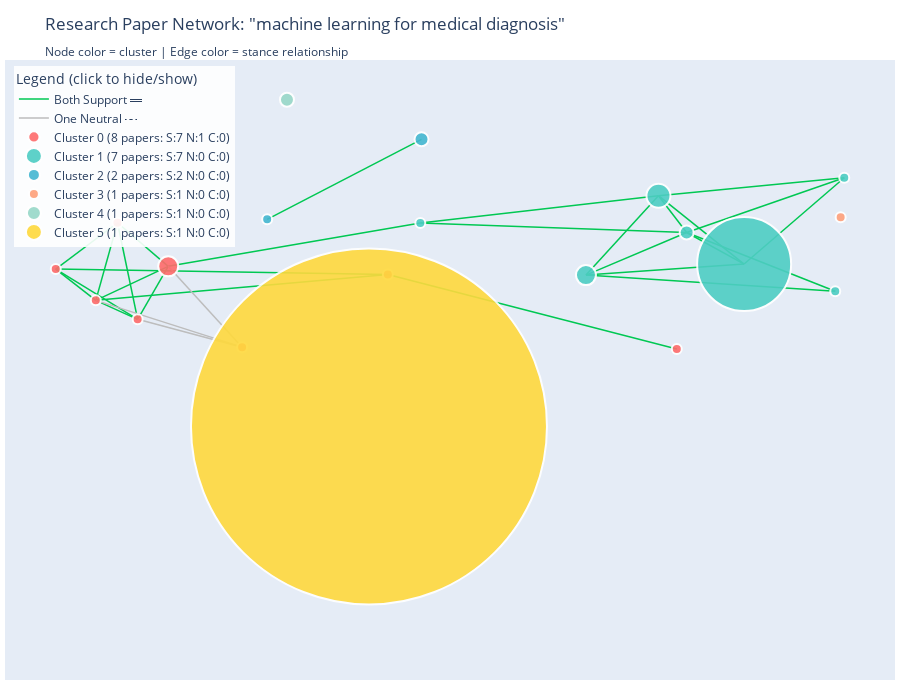

The cell this chart's notebook holds for it:
### Code cell
# Test query
query = "machine learning for medical diagnosis"

# Run complete pipeline
papers, G = await complete_search_pipeline(query, user_requested_count=20)

# Compute spring layout (force-directed)
print("\nComputing force-directed layout...")
pos = nx.spring_layout(G, k=1, iterations=50, seed=42)

# Visualize
fig = visualize_with_plotly(G, pos, papers, query)
fig.show()

print("\nLegend: Click on stance names to show/hide!")
print("Hover over nodes to see title, stance, summary")

### Figure 1 — Plotly figure (JSON) as saved in the notebook; plotly's stock layout.template omitted (floating-point values rounded to 4 significant figures)
{"data": [{"hoverinfo": "none", "line": {"color": "#00C853", "width": 1.5}, "mode": "lines", "name": "Both Support ═", "showlegend": true, "type": "scatter", "x": [-0.125, -0.8896, null, -0.125, 0.5404, null, -0.125, -0.7974, null, -0.7974, -0.701, null, -0.7974, -0.6306, null, -0.7974, -0.8896, null, -0.7974, -0.7474, null, -0.8896, -0.7474, null, -0.8896, -0.701, null, -0.04739, -0.4028, null, -0.6306, -0.701, null, -0.6306, -0.7474, null, -0.6306, -0.05018, null, -0.7474, -0.701, null, 0.6954, 0.4982, null, 0.6954, 0.5631, null, 0.6954, 0.3313, null, 0.6954, 0.926, null, -0.05018, 0.4982, null, -0.05018, 0.5631, null, 0.4982, 0.5631, null, 0.4982, 0.3313, null, 0.4982, 0.926, null, 0.3313, 0.5631, null, 0.3313, 0.9053, null, 0.5631, 0.926, null, 0.5631, 0.9053, null], "y": [-0.1116, -0.07937, null, -0.1116, -0.5469, null, -0.1116, -0.2623, null, -0.2623, -0.3732, null, -0.2623, -0.06341, null, -0.2623, -0.07937, null, -0.2623, 0.1915, null, -0.07937, 0.1915, null, -0.07937, -0.3732, null, 0.6793, 0.2116, null, -0.06341, -0.3732, null, -0.06341, 0.1915, null, -0.06341, 0.1899, null, 0.1915, -0.3732, null, -0.04988, 0.3498, null, -0.04988, 0.1347, null, -0.04988, -0.1146, null, -0.04988, 0.4545, null, 0.1899, 0.3498, null, 0.1899, 0.1347, null, 0.3498, 0.1347, null, 0.3498, -0.1146, null, 0.3498, 0.4545, null, -0.1146, 0.1347, null, -0.1146, -0.209, null, 0.1347, 0.4545, null, 0.1347, -0.209, null]}, {"hoverinfo": "none", "line": {"color": "#BDBDBD", "width": 1.5}, "mode": "lines", "name": "One Neutral ┄", "showlegend": true, "type": "scatter", "x": [-0.7974, -0.4605, null, -0.6306, -0.4605, null, -0.701, -0.4605, null], "y": [-0.2623, -0.536, null, -0.06341, -0.536, null, -0.3732, -0.536, null]}, {"hoverinfo": "text", "marker": {"color": "#FF6B6B", "line": {"color": "white", "width": 2}, "opacity": 0.9, "size": [10, 10, 10, 20, 10, 10, 10, 10]}, "mode": "markers", "name": "Cluster 0 (8 papers: S:7 N:1 C:0)", "text": ["<b>Applying Text Mining for Classifying Disease from Symptoms</b><br><br><b>Cluster:</b> 0<br><b>Stance:</b> SUPPORT<br><b>Relevance:</b> 63.0%<br><b>Citations:</b> 4<br><b>Year:</b> 2018<br><br><b>Summary:</b><br>This research paper directly addresses machine learning for medical diagnosis by proposing a predictive model that uses text mining techniques to classify diseases from symptoms. The paper aims to red", "<b>Automatic diagnosis of venous thromboembolism risk based on machine learning</b><br><br><b>Cluster:</b> 0<br><b>Stance:</b> SUPPORT<br><b>Relevance:</b> 59.2%<br><b>Citations:</b> 1<br><b>Year:</b> 2021<br><br><b>Summary:</b><br>This research paper directly addresses machine learning applications in medical diagnosis, specifically focusing on automatically diagnosing venous thromboembolism (VTE) risk using machine learning te", "<b>Diagnosis of Heart Disease Using a Mixed Classifier</b><br><br><b>Cluster:</b> 0<br><b>Stance:</b> SUPPORT<br><b>Relevance:</b> 55.6%<br><b>Citations:</b> 2<br><b>Year:</b> 2018<br><br><b>Summary:</b><br>This research paper directly addresses machine learning techniques for medical diagnosis, specifically focusing on using data mining and classification methods to analyze medical information. The pape", "<b>Machine learning algorithms for early sepsis detection in the emergency departme</b><br><br><b>Cluster:</b> 0<br><b>Stance:</b> SUPPORT<br><b>Relevance:</b> 54.6%<br><b>Citations:</b> 10<br><b>Year:</b> 2022<br><br><b>Summary:</b><br>This research paper directly addresses the use of machine learning for medical diagnosis, specifically focusing on early sepsis detection in emergency departments. The study demonstrates the potential", "<b>Applying deep learning in word embedding for making a diagnosis prediction model</b><br><br><b>Cluster:</b> 0<br><b>Stance:</b> SUPPORT<br><b>Relevance:</b> 53.2%<br><b>Citations:</b> 2<br><b>Year:</b> 2019<br><br><b>Summary:</b><br>This research paper directly addresses using machine learning (specifically deep learning) for medical diagnosis prediction by developing a model that analyzes clinical notes. The paper aims to reduce", "<b>Decision Support System for Predicting Mortality in Cardiac Patients Based on Ma</b><br><br><b>Cluster:</b> 0<br><b>Stance:</b> SUPPORT<br><b>Relevance:</b> 52.8%<br><b>Citations:</b> 0<br><b>Year:</b> 2023<br><br><b>Summary:</b><br>This research paper directly addresses machine learning applications in medical diagnosis, specifically focusing on predicting mortality for cardiac patients using machine learning techniques. The stu", "<b>Automatic Diagnosis Model for Risk Factors of Symptomatic Venous Thromboembolism</b><br><br><b>Cluster:</b> 0<br><b>Stance:</b> SUPPORT<br><b>Relevance:</b> 52.6%<br><b>Citations:</b> 0<br><b>Year:</b> 2022<br><br><b>Summary:</b><br>This research paper directly addresses machine learning applications in medical diagnosis, specifically developing an automatic diagnostic model for predicting venous thromboembolism risk factors. The", "<b>Coronavirus disease situation analysis and prediction using machine learning: a </b><br><br><b>Cluster:</b> 0<br><b>Stance:</b> NEUTRAL<br><b>Relevance:</b> 47.5%<br><b>Citations:</b> 2<br><b>Year:</b> 2022<br><br><b>Summary:</b><br>The paper uses machine learning for COVID-19 prediction and analysis, which is related to medical applications but focuses on epidemiological forecasting rather than direct medical diagnosis. While th"], "type": "scatter", "x": [-0.125, -0.7974, -0.8896, -0.6306, 0.5404, -0.7474, -0.701, -0.4605], "y": [-0.1116, -0.2623, -0.07937, -0.06341, -0.5469, 0.1915, -0.3732, -0.536]}, {"hoverinfo": "text", "marker": {"color": "#4ECDC4", "line": {"color": "white", "width": 2}, "opacity": 0.9, "size": [94, 10, 24, 20, 14, 10, 10]}, "mode": "markers", "name": "Cluster 1 (7 papers: S:7 N:0 C:0)", "text": ["<b>Deep learning for automated classification of tuberculosis-related chest X-Ray: </b><br><br><b>Cluster:</b> 1<br><b>Stance:</b> SUPPORT<br><b>Relevance:</b> 51.3%<br><b>Citations:</b> 47<br><b>Year:</b> 2020<br><br><b>Summary:</b><br>This research paper directly addresses machine learning applications in medical diagnosis, specifically focusing on using deep learning for automated tuberculosis detection through chest X-ray classif", "<b>AI-Assisted Diagnosis of Dyssynergic Defecation Using Deep Learning Approach on </b><br><br><b>Cluster:</b> 1<br><b>Stance:</b> SUPPORT<br><b>Relevance:</b> 49.7%<br><b>Citations:</b> 1<br><b>Year:</b> 2022<br><br><b>Summary:</b><br>This research paper demonstrates the application of machine learning techniques for medical diagnosis, specifically focusing on dyssynergic defecation. The study proposes an integrated model using dee", "<b>AI-Assisted Tuberculosis Detection and Classification from Chest X-Rays Using a </b><br><br><b>Cluster:</b> 1<br><b>Stance:</b> SUPPORT<br><b>Relevance:</b> 47.7%<br><b>Citations:</b> 12<br><b>Year:</b> 2022<br><br><b>Summary:</b><br>This research paper directly addresses machine learning applications in medical diagnosis by demonstrating a deep learning approach for detecting and classifying tuberculosis from chest X-ray images. ", "<b>Chest X-ray analysis of tuberculosis by convolutional neural networks with affin</b><br><br><b>Cluster:</b> 1<br><b>Stance:</b> SUPPORT<br><b>Relevance:</b> 47.6%<br><b>Citations:</b> 10<br><b>Year:</b> 2018<br><br><b>Summary:</b><br>This research paper directly addresses machine learning applications in medical diagnosis by demonstrating how convolutional neural networks (CNNs) can be used to analyze chest X-rays for tuberculosis", "<b>Classification of pulmonary tuberculosis lesion with convolutional neural networ</b><br><br><b>Cluster:</b> 1<br><b>Stance:</b> SUPPORT<br><b>Relevance:</b> 46.7%<br><b>Citations:</b> 7<br><b>Year:</b> 2019<br><br><b>Summary:</b><br>This research paper directly addresses machine learning applications in medical diagnosis by exploring convolutional neural networks (CNNs) for classifying pulmonary tuberculosis in chest x-ray images", "<b>Sooty Tern Optimization Algorithm-Based Deep Learning Model for Diagnosing NSCLC</b><br><br><b>Cluster:</b> 1<br><b>Stance:</b> SUPPORT<br><b>Relevance:</b> 46.0%<br><b>Citations:</b> 2<br><b>Year:</b> 2023<br><br><b>Summary:</b><br>This research paper directly addresses machine learning applications in medical diagnosis, specifically focusing on using a deep learning model with a novel optimization algorithm to diagnose non-smal", "<b>Deep-Learning-Enabled Computer-Aided Diagnosis in the Classification of Pancreat</b><br><br><b>Cluster:</b> 1<br><b>Stance:</b> SUPPORT<br><b>Relevance:</b> 45.0%<br><b>Citations:</b> 1<br><b>Year:</b> 2023<br><br><b>Summary:</b><br>This research paper demonstrates the application of deep learning (specifically convolutional neural networks) for medical diagnostic purposes, specifically in classifying pancreatic cystic lesions us"], "type": "scatter", "x": [0.6954, -0.05018, 0.4982, 0.3313, 0.5631, 0.926, 0.9053], "y": [-0.04988, 0.1899, 0.3498, -0.1146, 0.1347, 0.4545, -0.209]}, {"hoverinfo": "text", "marker": {"color": "#45B7D1", "line": {"color": "white", "width": 2}, "opacity": 0.9, "size": [14, 10]}, "mode": "markers", "name": "Cluster 2 (2 papers: S:2 N:0 C:0)", "text": ["<b>Appositeness of Optimized and Reliable Machine Learning for Healthcare: A Survey</b><br><br><b>Cluster:</b> 2<br><b>Stance:</b> SUPPORT<br><b>Relevance:</b> 55.3%<br><b>Citations:</b> 7<br><b>Year:</b> 2022<br><br><b>Summary:</b><br>The paper discusses machine learning's application in healthcare, specifically addressing how ML techniques can potentially improve medical processes and reduce diagnostic errors. While the abstract i", "<b>Artificial Intelligence Issues in Healthcare</b><br><br><b>Cluster:</b> 2<br><b>Stance:</b> SUPPORT<br><b>Relevance:</b> 53.0%<br><b>Citations:</b> 0<br><b>Year:</b> 2023<br><br><b>Summary:</b><br>The research paper discusses the growing use of artificial intelligence in healthcare, specifically mentioning machine learning as a key subset of AI technologies. The paper indicates that AI techniqu"], "type": "scatter", "x": [-0.04739, -0.4028], "y": [0.6793, 0.2116]}, {"hoverinfo": "text", "marker": {"color": "#FFA07A", "line": {"color": "white", "width": 2}, "opacity": 0.9, "size": [10]}, "mode": "markers", "name": "Cluster 3 (1 papers: S:1 N:0 C:0)", "text": ["<b>An implementation of machine learning for parkinson's disease diagnosis</b><br><br><b>Cluster:</b> 3<br><b>Stance:</b> SUPPORT<br><b>Relevance:</b> 60.2%<br><b>Citations:</b> 2<br><b>Year:</b> 2021<br><br><b>Summary:</b><br>This research paper directly addresses the application of machine learning in medical diagnosis, specifically focusing on Parkinson's disease diagnosis. The paper recognizes the challenges in diagnosi"], "type": "scatter", "x": [0.9177], "y": [0.2241]}, {"hoverinfo": "text", "marker": {"color": "#98D8C8", "line": {"color": "white", "width": 2}, "opacity": 0.9, "size": [14]}, "mode": "markers", "name": "Cluster 4 (1 papers: S:1 N:0 C:0)", "text": ["<b>The feasibility to use artificial intelligence to aid detecting focal liver lesi</b><br><br><b>Cluster:</b> 4<br><b>Stance:</b> SUPPORT<br><b>Relevance:</b> 46.4%<br><b>Citations:</b> 7<br><b>Year:</b> 2022<br><br><b>Summary:</b><br>This research paper demonstrates the potential of artificial intelligence (AI) in medical diagnosis, specifically for detecting focal liver lesions in ultrasound imaging. The study presents a prelimin"], "type": "scatter", "x": [-0.3572], "y": [0.9109]}, {"hoverinfo": "text", "marker": {"color": "#FFD93D", "line": {"color": "white", "width": 2}, "opacity": 0.9, "size": [356]}, "mode": "markers", "name": "Cluster 5 (1 papers: S:1 N:0 C:0)", "text": ["<b>Federated learning for predicting clinical outcomes in patients with COVID-19</b><br><br><b>Cluster:</b> 5<br><b>Stance:</b> SUPPORT<br><b>Relevance:</b> 45.1%<br><b>Citations:</b> 178<br><b>Year:</b> 2021<br><br><b>Summary:</b><br>This research paper demonstrates the application of machine learning (specifically federated learning) for medical diagnosis by developing an AI model (EXAM) that predicts clinical outcomes for COVID-"], "type": "scatter", "x": [-0.1683], "y": [-1.0]}], "layout": {"height": 700, "hovermode": "closest", "legend": {"bgcolor": "rgba(255,255,255,0.9)", "title": {"text": "Legend (click to hide/show)"}, "x": 0.01, "xanchor": "left", "y": 0.99, "yanchor": "top"}, "margin": {"b": 20, "l": 5, "r": 5, "t": 60}, "showlegend": true, "title": {"text": "Research Paper Network: \"machine learning for medical diagnosis\"<br><sub>Node color = cluster | Edge color = stance relationship</sub>"}, "xaxis": {"showgrid": false, "showticklabels": false, "zeroline": false}, "yaxis": {"showgrid": false, "showticklabels": false, "zeroline": false}}}
